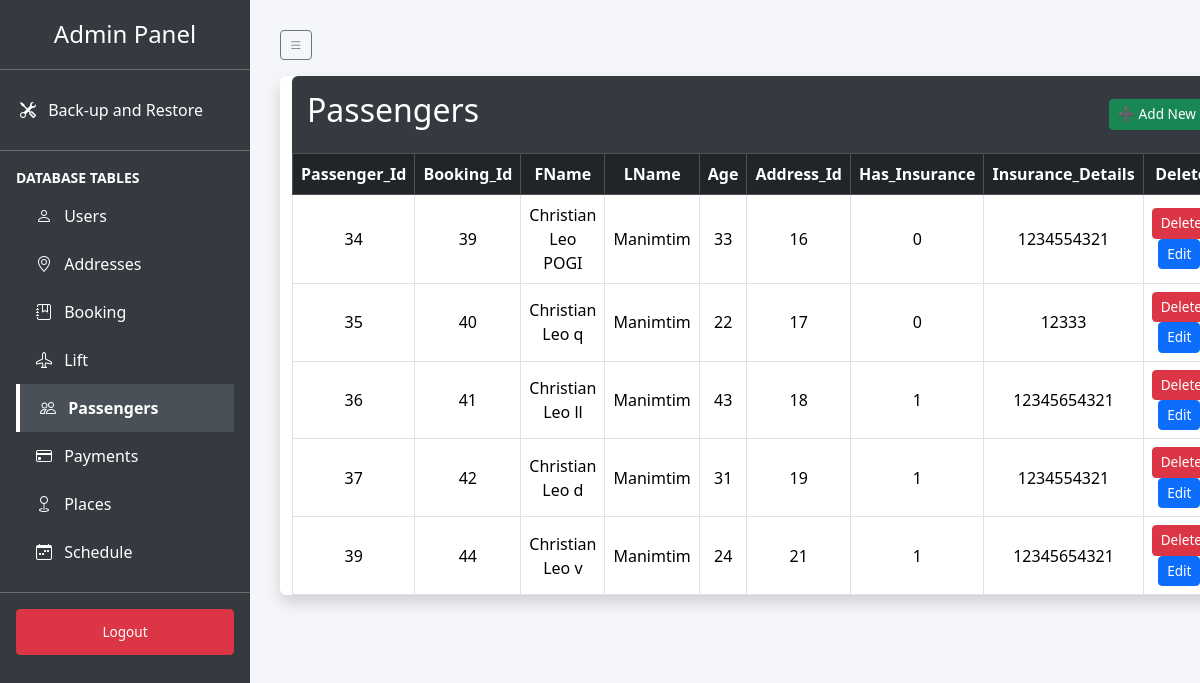
/airlyft_login/admin_dashboard.php?table=passengers (signed in), run on an earlier commit of the app's database.
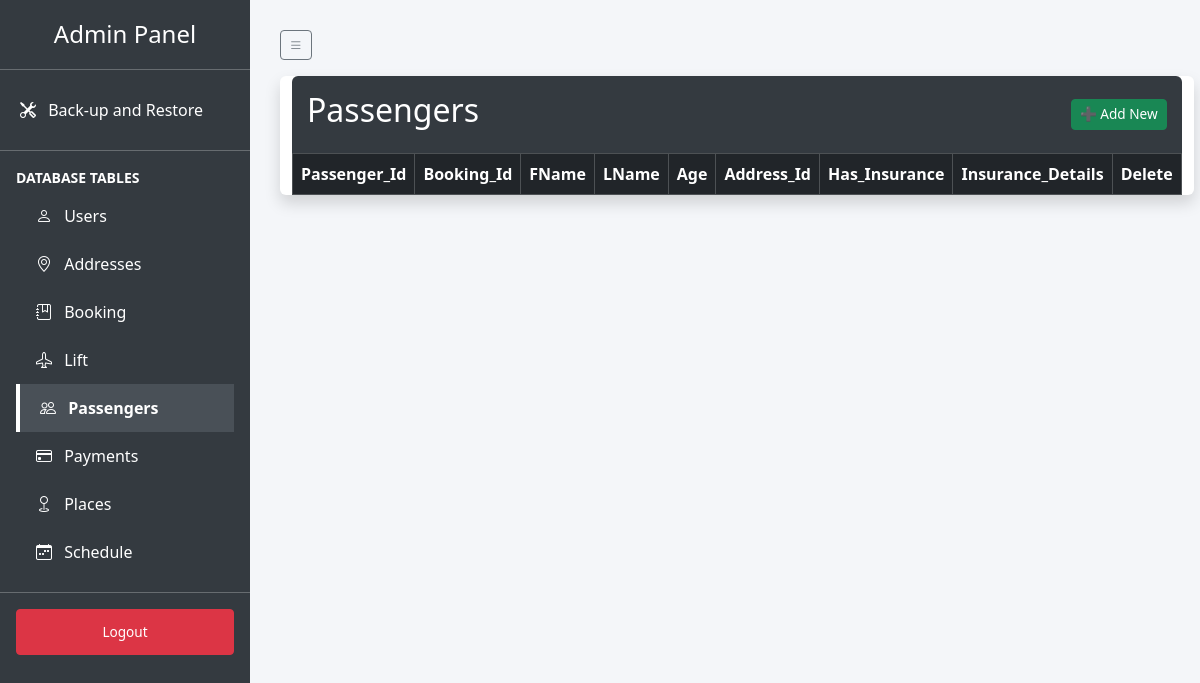
And on a later commit of the database.
### tables this page shows
CREATE TABLE `passengers` (
  `Passenger_Id` int(11) NOT NULL,
  `Booking_Id` int(11) NOT NULL,
  `FName` varchar(100) NOT NULL,
  `LName` varchar(100) NOT NULL,
  `Age` int(11) NOT NULL,
  `Address_Id` int(11) DEFAULT NULL,
  `Has_Insurance` tinyint(1) NOT NULL,
  `Insurance_Details` text DEFAULT NULL
);

### airlyft_login/admin_dashboard.php (the view, shortened to what this page needs)
<?php
require_once("config.php");
$tables = ['users', 'addresses', 'booking', 'lift', 'passengers', 'payments', 'places', 'schedule'];
$selected_table = isset($_GET['table']) ? $_GET['table'] : $tables[0];
?>
<!DOCTYPE html>
<html lang="en">
<head>
    <link href="https://cdn.jsdelivr.net/npm/bootstrap@5.3.3/dist/css/bootstrap.min.css" rel="stylesheet">
	<link href="https://cdn.jsdelivr.net/npm/bootstrap-icons@1.10.5/font/bootstrap-icons.css" rel="stylesheet">
</head>
<body>
<div class="sidebar">
    <h4>Admin Panel</h4>
    <hr class="text-white">
	<a href="#" class="sidebar-link" data-bs-toggle="modal" data-bs-target="#maintenanceModal">
		<i class="bi bi-tools me-2"></i>
		<span>Back-up and Restore</span>
	</a>
    <hr class="text-white my-3">
    <div class="px-3">
        <p class="text-white fw-bold small mb-1">DATABASE TABLES</p>
        <?php
        $icons = [
            'users' => 'bi-person',
            'addresses' => 'bi-geo-alt',
            'booking' => 'bi-journal-bookmark',
            'lift' => 'bi-airplane',
            'passengers' => 'bi-people',
            'payments' => 'bi-credit-card',
            'places' => 'bi-geo',
            'schedule' => 'bi-calendar-week'
        ];
        ?>
        <?php foreach ($tables as $table): ?>
            <a href="?table=<?php echo urlencode($table); ?>" class="sidebar-link <?php echo $selected_table === $table ? 'active' : ''; ?>">
                <i class="bi <?php echo $icons[$table]; ?> me-2"></i>
                <span><?php echo ucfirst($table); ?></span>
            </a>
        <?php endforeach; ?>
    </div>
    <hr class="text-white my-3">
    <div class="px-3">
        <a href="?logout=true" class="btn btn-danger btn-sm w-100">Logout</a>
    </div>
</div>
<div class="main-content">
	<button id="toggleSidebar" class="btn btn-outline-secondary btn-sm mb-3">
		<i class="bi bi-list"></i>
	</button>
    <div class="table-container">
        <div class="container bg-white shadow rounded">
            <div class="header">
                <h2><?php echo ucfirst($selected_table); ?></h2>
				<a href="add_record.php?table=<?php echo urlencode($selected_table); ?>" class="btn btn-success btn-sm">➕ Add New</a>
            </div>
            <?php
            try {
                $stmt = $db->query("SHOW COLUMNS FROM `$selected_table`");
                $columns = $stmt->fetchAll(PDO::FETCH_ASSOC);
            } catch (PDOException $e) {
                echo "<div class='alert alert-danger'>Error fetching columns: " . $e->getMessage() . "</div>";
                $columns = [];
            }
            ?>
            <table class="table table-bordered mb-0">
                <thead class="table-dark">
                    <tr>
                        <?php foreach ($columns as $column): ?>
                            <th><?php echo htmlspecialchars($column['Field']); ?></th>
                        <?php endforeach; ?>
                        <th>Delete</th>
                    </tr>
                </thead>
                <tbody>
                    <?php
                    try {
                        $stmt = $db->query("SELECT * FROM `$selected_table`");
                        while ($row = $stmt->fetch(PDO::FETCH_ASSOC)) {
                            echo "<tr>";
                            foreach ($row as $key => $value) {
                                if ($selected_table === 'users' && $key === 'password') {
                                    echo "<td>••••••••</td>";
                                } else {
                                    echo "<td>" . htmlspecialchars($value ?? 'NULL') . "</td>";
                                }
                            }
                            $primary_key = $columns[0]['Field'];
                            $delete_url = "delete_record.php?table=" . urlencode($selected_table) . "&id=" . urlencode($row[$primary_key]) . "&pk=" . urlencode($primary_key);
							$edit_url = "edit_record.php?table=" . urlencode($selected_table) . "&id=" . urlencode($row[$primary_key]) . "&pk=" . urlencode($primary_key);
                            echo "<td>
                                <a href='$delete_url' class='btn btn-danger btn-sm' onclick=\"return confirm('Are you sure you want to delete this record from $selected_table?');\">Delete</a>
								<a href='$edit_url' class='btn btn-primary btn-sm me-1'>Edit</a>
                            </td>";
                            echo "</tr>";
                        }
                    } catch (PDOException $e) {
                        echo "<tr><td colspan='" . (count($columns) + 1) . "'>Error fetching data: " . $e->getMessage() . "</td></tr>";
                    }
                    ?>
                </tbody>
            </table>
        </div>
    </div>
</div>
</body>
</html>

What changed in the data, as far as the page shows it:
removed passengers: Passenger_Id "34", Booking_Id "39", FName "Christian Leo POGI", LName "Manimtim", Age "33", Address_Id "16", Has_Insurance "0", Insurance_Details "1234554321"
removed passengers: Passenger_Id "35", Booking_Id "40", FName "Christian Leo q", LName "Manimtim", Age "22", Address_Id "17", Has_Insurance "0", Insurance_Details "12333"
removed passengers: Passenger_Id "36", Booking_Id "41", FName "Christian Leo ll", LName "Manimtim", Age "43", Address_Id "18", Has_Insurance "1", Insurance_Details "12345654321"
removed passengers: Passenger_Id "37", Booking_Id "42", FName "Christian Leo d", LName "Manimtim", Age "31", Address_Id "19", Has_Insurance "1", Insurance_Details "1234554321"
removed passengers: Passenger_Id "39", Booking_Id "44", FName "Christian Leo v", LName "Manimtim", Age "24", Address_Id "21", Has_Insurance "1", Insurance_Details "12345654321"
